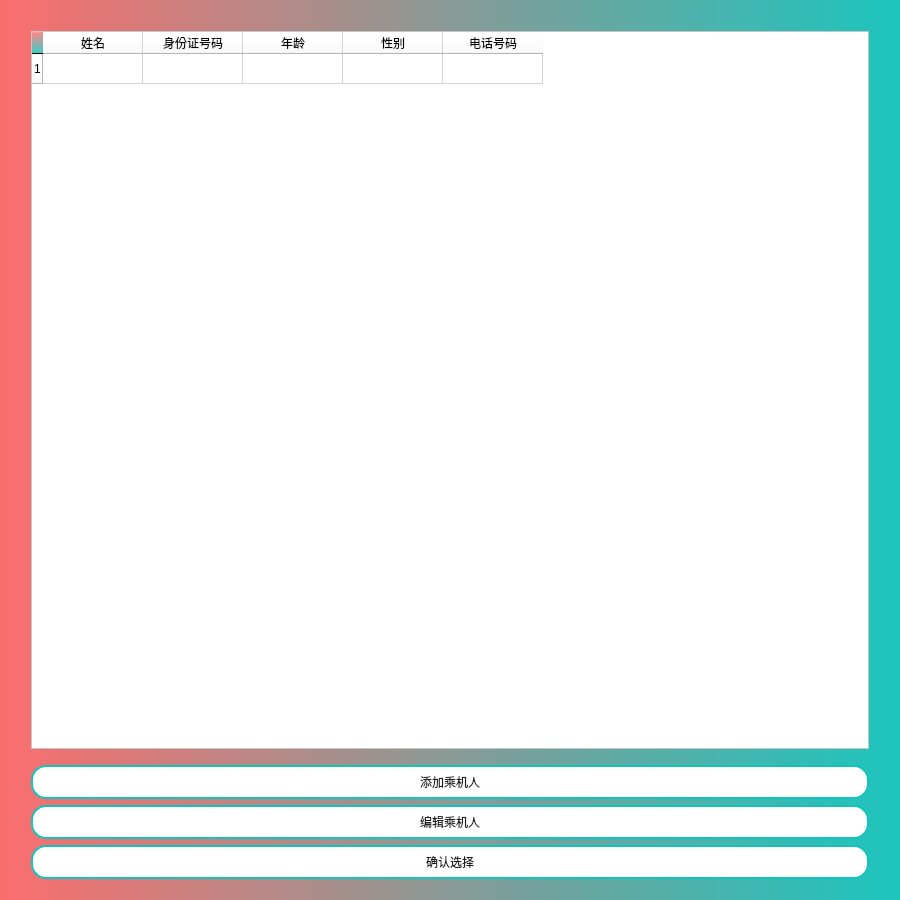
<?xml version="1.0" encoding="UTF-8"?>
<ui version="4.0">
 <class>Passenger</class>
 <widget class="QDialog" name="Passenger">
  <property name="geometry">
   <rect>
    <x>0</x>
    <y>0</y>
    <width>900</width>
    <height>900</height>
   </rect>
  </property>
  <property name="minimumSize">
   <size>
    <width>650</width>
    <height>650</height>
   </size>
  </property>
  <property name="windowTitle">
   <string>我的乘机人</string>
  </property>
  <property name="styleSheet">
   <string notr="true">background-color: qlineargradient(spread:pad, x1:0, y1:0, x2:1, y2:0, stop:0 rgba(251,102,102, 200), stop:1 rgba(20,196,188, 210));</string>
  </property>
  <layout class="QGridLayout" name="gridLayout">
   <item row="0" column="1">
    <spacer name="verticalSpacer">
     <property name="orientation">
      <enum>Qt::Orientation::Vertical</enum>
     </property>
     <property name="sizeType">
      <enum>QSizePolicy::Policy::Fixed</enum>
     </property>
     <property name="sizeHint" stdset="0">
      <size>
       <width>20</width>
       <height>20</height>
      </size>
     </property>
    </spacer>
   </item>
   <item row="1" column="0">
    <spacer name="horizontalSpacer">
     <property name="orientation">
      <enum>Qt::Orientation::Horizontal</enum>
     </property>
     <property name="sizeType">
      <enum>QSizePolicy::Policy::Fixed</enum>
     </property>
     <property name="sizeHint" stdset="0">
      <size>
       <width>20</width>
       <height>20</height>
      </size>
     </property>
    </spacer>
   </item>
   <item row="8" column="1">
    <spacer name="verticalSpacer_3">
     <property name="orientation">
      <enum>Qt::Orientation::Vertical</enum>
     </property>
     <property name="sizeType">
      <enum>QSizePolicy::Policy::Fixed</enum>
     </property>
     <property name="sizeHint" stdset="0">
      <size>
       <width>20</width>
       <height>10</height>
      </size>
     </property>
    </spacer>
   </item>
   <item row="1" column="1" rowspan="2">
    <widget class="QTableWidget" name="passengerTable">
     <property name="styleSheet">
      <string notr="true">background-color: rgb(255, 255, 255);</string>
     </property>
     <row/>
     <column>
      <property name="text">
       <string>姓名</string>
      </property>
     </column>
     <column>
      <property name="text">
       <string>身份证号码</string>
      </property>
     </column>
     <column>
      <property name="text">
       <string>年龄</string>
      </property>
     </column>
     <column>
      <property name="text">
       <string>性别</string>
      </property>
     </column>
     <column>
      <property name="text">
       <string>电话号码</string>
      </property>
     </column>
     <item row="0" column="0">
      <property name="text">
       <string/>
      </property>
      <property name="checkState">
       <enum>Unchecked</enum>
      </property>
      <property name="flags">
       <set>ItemIsSelectable|ItemIsDragEnabled|ItemIsDropEnabled|ItemIsUserCheckable|ItemIsEnabled</set>
      </property>
     </item>
     <item row="0" column="4">
      <property name="flags">
       <set>ItemIsEditable|ItemIsDragEnabled|ItemIsDropEnabled|ItemIsUserCheckable|ItemIsEnabled</set>
      </property>
     </item>
    </widget>
   </item>
   <item row="4" column="1">
    <widget class="QPushButton" name="addPassenger">
     <property name="styleSheet">
      <string notr="true">QPushButton {
height: 30px;
font: 25 14pt '微软雅黑 Light';
color: rgb(31,31,31);
background-color: rgb(255, 255, 255);
border:2px solid rgb(20,196,188);
border-radius:15px;

}
QPushButton:hover {
    background-color: rgb(22,218,208);
}
QPushButton:pressed {
    background-color: rgb(17,171,164);
}</string>
     </property>
     <property name="text">
      <string>添加乘机人</string>
     </property>
    </widget>
   </item>
   <item row="2" column="2">
    <spacer name="horizontalSpacer_2">
     <property name="orientation">
      <enum>Qt::Orientation::Horizontal</enum>
     </property>
     <property name="sizeType">
      <enum>QSizePolicy::Policy::Fixed</enum>
     </property>
     <property name="sizeHint" stdset="0">
      <size>
       <width>20</width>
       <height>20</height>
      </size>
     </property>
    </spacer>
   </item>
   <item row="5" column="1">
    <widget class="QPushButton" name="modify">
     <property name="styleSheet">
      <string notr="true">QPushButton {
height: 30px;
font: 25 14pt '微软雅黑 Light';
color: rgb(31,31,31);
background-color: rgb(255, 255, 255);
border:2px solid rgb(20,196,188);
border-radius:15px;

}
QPushButton:hover {
    background-color: rgb(22,218,208);
}
QPushButton:pressed {
    background-color: rgb(17,171,164);
}</string>
     </property>
     <property name="text">
      <string>编辑乘机人</string>
     </property>
    </widget>
   </item>
   <item row="7" column="1">
    <widget class="QPushButton" name="confirmButton">
     <property name="styleSheet">
      <string notr="true">QPushButton {
height: 30px;
font: 25 14pt '微软雅黑 Light';
color: rgb(31,31,31);
background-color: rgb(255, 255, 255);
border:2px solid rgb(20,196,188);
border-radius:15px;

}
QPushButton:hover {
    background-color: rgb(22,218,208);
}
QPushButton:pressed {
    background-color: rgb(17,171,164);
}</string>
     </property>
     <property name="text">
      <string>确认选择</string>
     </property>
    </widget>
   </item>
   <item row="3" column="1">
    <spacer name="verticalSpacer_2">
     <property name="orientation">
      <enum>Qt::Orientation::Vertical</enum>
     </property>
     <property name="sizeType">
      <enum>QSizePolicy::Policy::Fixed</enum>
     </property>
     <property name="sizeHint" stdset="0">
      <size>
       <width>20</width>
       <height>10</height>
      </size>
     </property>
    </spacer>
   </item>
  </layout>
 </widget>
 <resources/>
 <connections/>
</ui>
